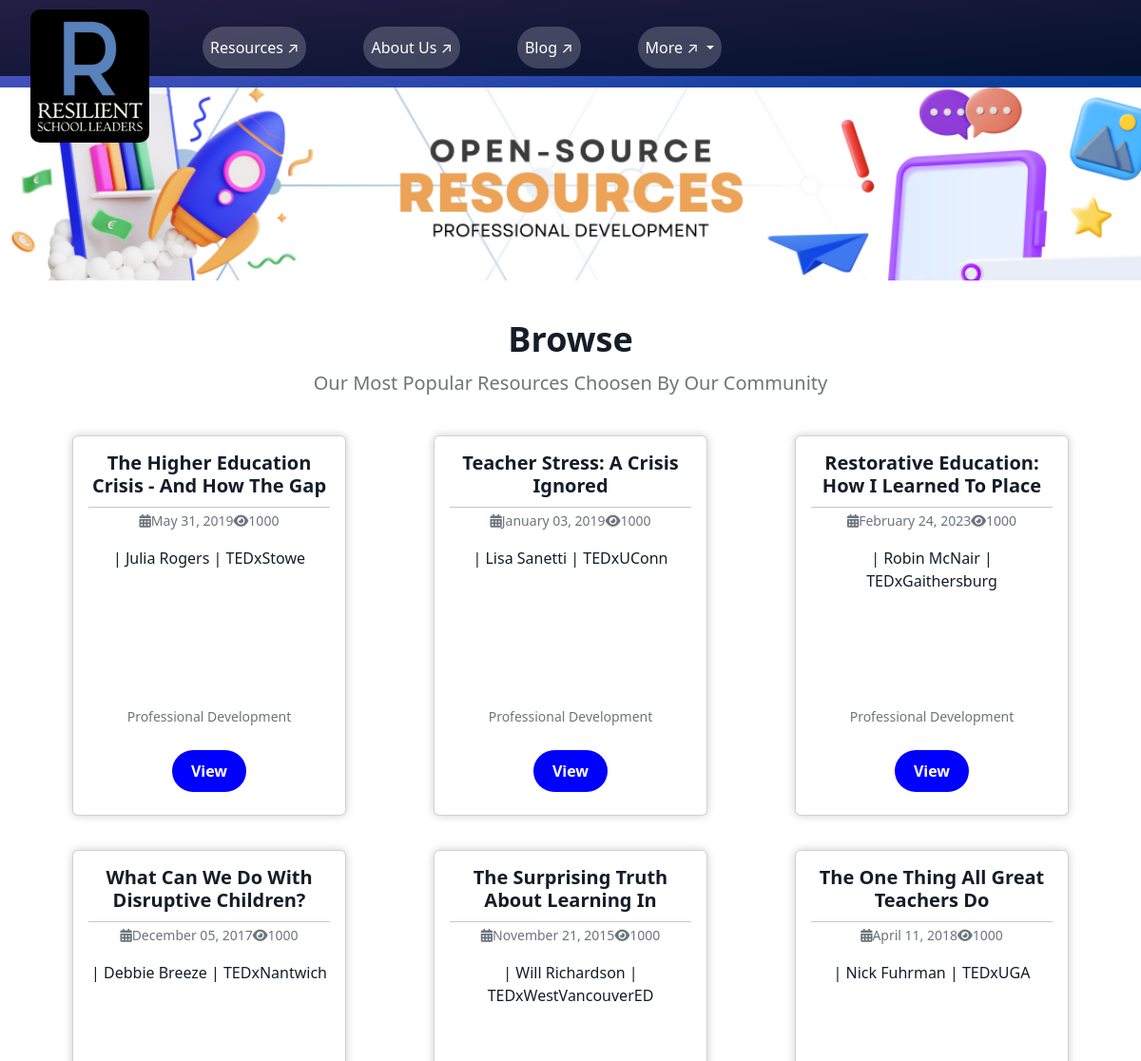
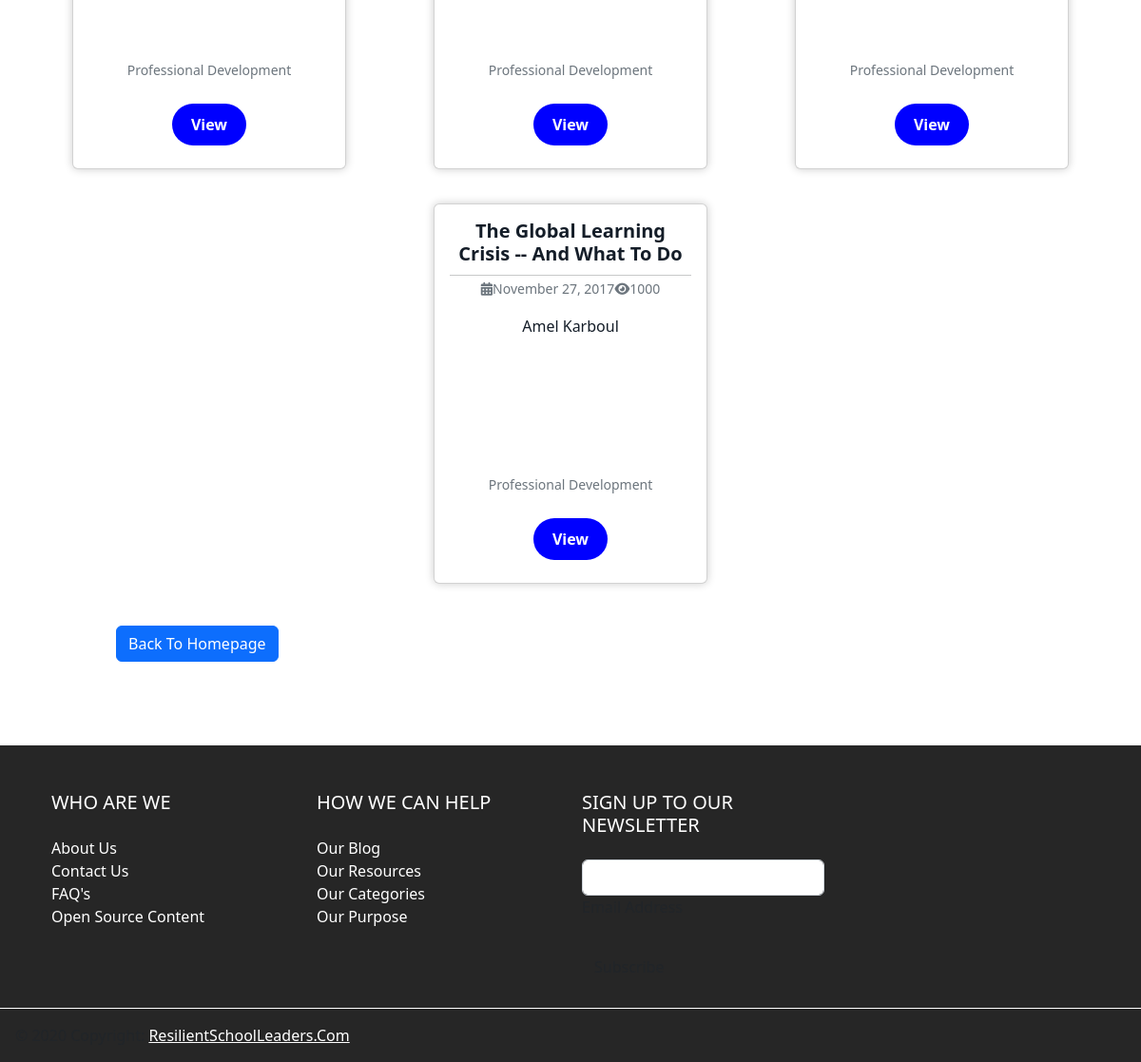
The page /resources/professional_development/ on the database its author committed (2 pictures, top to bottom).
### resources/models.py (models this page shows, shortened)
class Resource(models.Model):
    title = models.CharField(max_length=250)
    image = models.ImageField(upload_to='media/', default='C:/Users/dmaso/OneDrive/Desktop/R_School_Leaders/resilient_school_leaders/static/media/card-1.jpg')
    description = models.TextField()
    url = models.URLField()
    category = models.ForeignKey(Category, on_delete=models.CASCADE)
    date_published = models.DateField()

class Category(models.Model):
    category_name = models.CharField(max_length=100)
    category_image = models.ImageField(upload_to="media/", default='C:/Users/dmaso/OneDrive/Desktop/R_School_Leaders/resilient_school_leaders/static/media/card-1.jpg')
    class Meta:
        verbose_name_plural = "Categories"

### resources/views.py (the view)
# urls.py: path("professional_development/", views.professional_development, name="professional_development"),
def professional_development(request):
    category = get_object_or_404(Category, category_name="Professional Development")
    resources = Resource.objects.filter(category=category)
    return render(request, "resources/professional_development.html", {'category':category, 'resources':resources})

### resources/templates/resources/professional_development.html (shortened to what this page needs)
{% extends 'resources/base.html' %}
{% load static %}
{% block head %}
    <link rel="stylesheet" href="{% static 'css/all_resources_styles.css' %}">
{% endblock %}
{% block content %}
    <section class="hero" style="background: linear-gradient(to bottom right, #7a65e4, #023892);position: relative;">
    </section>
    <section class="header-info" id="header-info">
        <div class="container-fluid p-0">
        <img src="{% static 'media/Proffesional-Hero.png' %}" alt="Hero Image" class="img" style="width:100%">
        </div>
    </section>
    <section class="category">
        <div>
            <div class="row">
                <div class="text-center">
                    <h2 class="header-title">Browse</h2>
                    <p class="lead text-muted header-description">Our most popular resources choosen by our community</p>
                </div>
            </div>
        </div>
        <div class="container mt-4">
            <div class="row my_row">
                {% for resource in resources %}
                <div class="col-md-4 my_col_md_4 mb-3">
                    <div class="card" style="width: 18rem;height:400px;margin-bottom:20px;">
                        <div class="card-body text-center" style="overflow:hidden;height:200px;">
                            <h5 class="card-title" style="height:50px;overflow:hidden;">{{ resource.title }}</h5>
                            <hr style="margin-top:0.1px;margin-bottom:0.2px;">
                            <p class="card-text"><small class="text-muted"><i class="fas fa-calendar-alt"></i>{{ resource.date_published|date:"F d, Y" }}<i class="fas fa-eye"></i>1000</small></p>
                            <p class="card-text" style="height:150px;overflow:hidden;">{{ resource.description|slice:":300" }}</p>
                            <p class="card-text"><small class="text-muted">{{ resource.category.category_name }}</small></p>
                            <a href="{{ resource.url }}" class="card-link" style="display:inline-block;padding:10px 20px;background-color:blue;color:#fff;border-radius:50px;text-decoration:none;font-size:16px;font-weight:bold;text-align:center;margin-top:0.5rem;">View</a>
                        </div>
                    </div>
                </div>
                {% empty %}
                <p>No resources found.</p>
                {% endfor %}
            </div>
            <div class="col-md-4 text-left" style="margin-left:5rem;margin-top:0;">
                <a href="{% url 'index' %}" class="btn btn-primary">Back to Homepage</a>
            </div>
        </div>
    </section>
{% endblock %}

### resources/templates/resources/base.html (shortened to what this page needs)
{% load static %}
<!DOCTYPE html>
<html>
<head>
    {% block head %}{% endblock %}
    <link rel="stylesheet" href="https://cdnjs.cloudflare.com/ajax/libs/font-awesome/6.3.0/css/all.min.css" />
    <link href="https://cdn.jsdelivr.net/npm/bootstrap@5.2.1/dist/css/bootstrap.min.css" rel="stylesheet">
</head>
<body>
  <nav class="navbar navigation_bar navbar-expand-lg" style="display:flexbox;justify-content:space-between;align-items:center;position:fixed;top:0;left:0;width:100%;height:80px;z-index: 100;background-color: rgba(0, 0, 0, 0.7);">
    <div class="container-fluid">
      <a class="navbar-brand nav-logo" href="{% url 'index' %}" width="90" height="90"><img src="{%static 'media/logo_2.png' %}" width='115' height='115'>
          </a>
        <div class="collapse navbar-collapse" id="navbarNavDropdown">
          <ul class="navbar-nav" style="display: flex;justify-content: flex-end;align-items: center;margin-right: 50px;position: relative;">
              <li class="nav-item">
                  <a class="nav-link" href="{% url 'resource_index' %}">
                    Resources ↗
                  </a>
              </li>
              <li class="nav-item">
                  <a class="nav-link" href="{% url 'about_index' %}">
                    About Us ↗
                  </a>
              </li>
              <li class="nav-item">
                  <a class="nav-link" href="https://www.adriannewilson.com/">Blog ↗</a>
              </li>
              <li class="nav-item dropdown">
                      <a class="nav-link dropdown-toggle" href="" role="button" data-bs-toggle="dropdown" aria-expanded="false">
                      More ↗
                      </a>
              </li>
          </ul>
        </div>
    </div>
  </nav>
  {% block content %}
  {% endblock %}
  <footer class="text-center text-lg-start mt-xl-5 pt-4"  style="background-color:#262626;">
      <div class="container p-4">
        <div class="row">
          <div class="col-lg-3 col-md-6 mb-4 mb-lg-0">
            <h5 class="text-uppercase mb-4" style="color:white;">Who Are We</h5>
            <ul class="list-unstyled mb-4">
              <li>
                <a href="#!" class="text-white" style="text-decoration:none;">About Us</a>
              </li>
              <li>
                <a href="#!" class="text-white" style="text-decoration:none;">Contact Us</a>
              </li>
              <li>
                <a href="#!" class="text-white" style="text-decoration:none;">FAQ's</a>
              </li>
              <li>
                <a href="#!" class="text-white" style="text-decoration:none;">Open Source Content</a>
              </li>
            </ul>
          </div>
          <div class="col-lg-3 col-md-6 mb-4 mb-lg-0">
            <h5 class="text-uppercase mb-4" style="color:white;">How We Can Help</h5>
            <ul class="list-unstyled">
              <li>
                <a href="#!" class="text-white" style="text-decoration:none;">Our Blog</a>
              </li>
              <li>
                <a href="#!" class="text-white" style="text-decoration:none;">Our Resources</a>
              </li>
              <li>
                <a href="#!" class="text-white" style="text-decoration:none;">Our Categories</a>
              </li>
              <li>
                <a href="#!" class="text-white" style="text-decoration:none;">Our Purpose</a>
              </li>
            </ul>
          </div>
          <div class="col-lg-3 col-md-6 mb-4 mb-lg-0">
            <h5 class="text-uppercase mb-4" style="color:white;">Sign up to our newsletter</h5>
            <div class="form-outline form-white mb-4">
              <input type="email" id="form5Example2" class="form-control" />
              <label class="form-label" for="form5Example2">Email address</label>
            </div>
            <button type="submit" class="btn btn-outline-white btn-block">Subscribe</button>
          </div>
        </div>
      </div>
      <div class="text-left p-3 border-top border-white">
        © 2020 Copyright:
        <a class="text-white" href="https://resilientschoolleaders.com">ResilientSchoolLeaders.com</a>
      </div>
  </footer>
</body>
</html>

### static/css/all_resources_styles.css (style rules this page uses)
:root { --color-primary: #5683BC; --color-secondary: #A73F5F; --color-black: #141d28; --color-white: #ffffff; }
* { margin: 0; padding: 0; box-sizing: border-box; outline: none; border: none; text-decoration: none; text-transform: capitalize; }
html { overflow-x: hidden; }
body { font-family: Montserrat; }
.navbar { display: flex; justify-content: space-between; align-items: center; position: fixed; top: 0; left: 0; width: 100%; height: 60px; background-color: rgba(0, 0, 0, 0.7); z-index: 1; }
.navbar-brand { position: relative; top: 40px; margin: 20px; background-color:#000; border-radius: 10px; height: fit-content; display: flex; align-items: center; }
.navbar-brand img { height: 130px; width: 125px; }
.navbar-nav { display: flex; justify-content: flex-end; align-items: center; margin-right: 50px; position: relative; }
.navbar-nav .nav-item { margin-left: 40px; margin-right: 20px; margin-top: 20px; }
.navbar-nav .nav-link { display: inline-block; padding: 10px 20px; text-decoration: none; color: #fff; background-color: rgba(255, 255, 255, 0.2); border-radius: 4rem; }
.hero { position: relative; width:100vw; height:11.5vh; display: flex; justify-content: center; align-items: center; background-size: cover; background-repeat: no-repeat; }
.hero::before { content: ""; position: absolute; top: 0; left: 0; width: 100%; height: 100%; background-position: center; filter: brightness(70%); }
.header-title { font-size: 36px; font-weight: bold; color: var(--color-black); margin-bottom: 10px; }
.header-description { font-size: 18px; color: var(--color-black); }
.category { padding: 40px 0; }
.container { max-width: 1200px; margin: 0 auto; padding: 0 15px; }
.my_row { display: flex; flex-wrap: wrap; justify-content: center; align-items: center; margin: 0 -10px; min-height: 100vh; }
.my_col_md_4 { display: flex; justify-content: center; }
.card { width: 100%; height: 100%; border-radius: 10px; box-shadow: 0 0 10px rgba(0, 0, 0, 0.2); overflow: hidden; }
.card-body { padding: 20px; }
.card-title { font-size: 20px; font-weight: 600; margin-bottom: 10px; color: var(--color-black); }
.card-text { font-size: 16px; color: var(--color-black); }
.card-link { display: inline-block; padding: 10px 20px; background-color: var(--color-secondary); color: var(--color-white); border-radius: 50px; text-decoration: none; font-size: 16px; font-weight: bold; text-align: center; margin-top: 0.5rem; transition: background-color 0.3s ease, transform 0.3s ease; }
.btn-primary { background-color: var(--color-secondary); color: var(--color-white); border-radius: 50px; padding: 10px 20px; font-size: 16px; font-weight: bold; text-align: center; margin-top: 0.5rem; transition: background-color 0.3s ease; }

### rows shown on the page
Resource: title "The Higher Education Crisis - And How The Gap…", date_published "May 31, 2019", description "| Julia Rogers | TEDxStowe", category.category_name "Professional Development"
Resource: title "Teacher Stress: A Crisis Ignored", date_published "January 03, 2019", description "| Lisa Sanetti | TEDxUConn", category.category_name "Professional Development"
Resource: title "Restorative Education: How I Learned To Place…", date_published "February 24, 2023", description "| Robin McNair | TEDxGaithersburg", category.category_name "Professional Development"
Resource: title "What Can We Do With Disruptive Children?", date_published "December 05, 2017", description "| Debbie Breeze | TEDxNantwich", category.category_name "Professional Development"
Resource: title "The Surprising Truth About Learning In…", date_published "November 21, 2015", description "| Will Richardson | TEDxWestVancouverED", category.category_name "Professional Development"
Resource: title "The One Thing All Great Teachers Do", date_published "April 11, 2018", description "| Nick Fuhrman | TEDxUGA", category.category_name "Professional Development"
Resource: title "The Global Learning Crisis -- And What To Do…", date_published "November 27, 2017", description "Amel Karboul", category.category_name "Professional Development"
